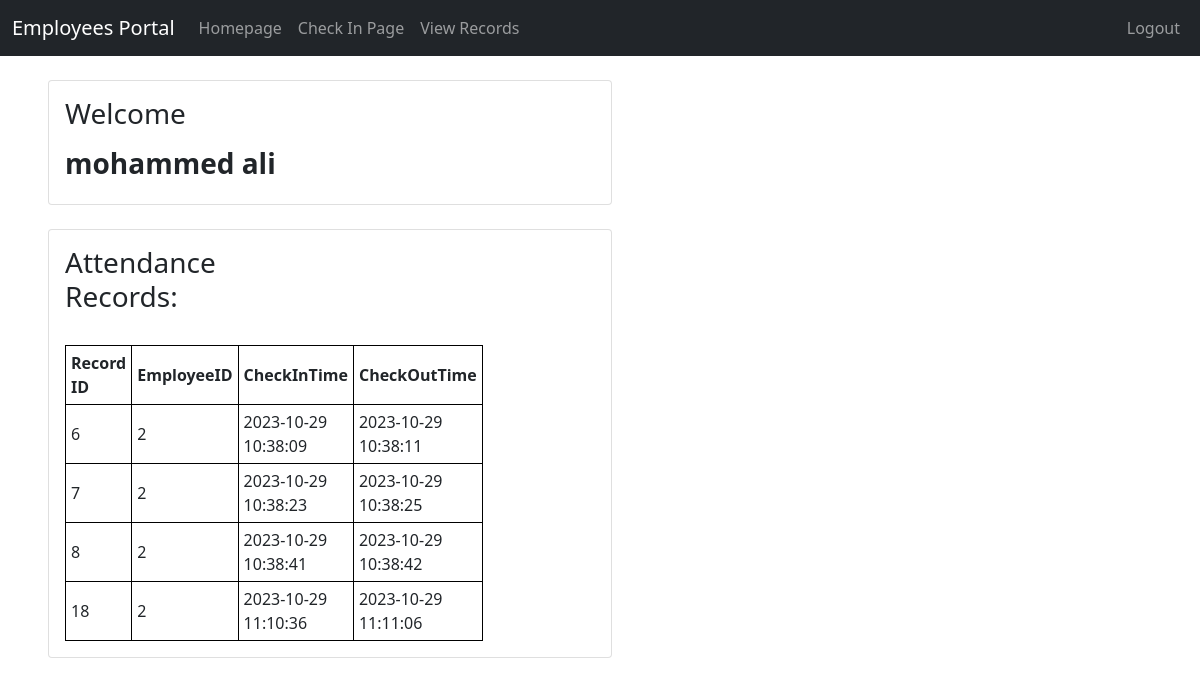
The app's page /ViewRecords.php (signed in) with its own data.
### tables this page shows
CREATE TABLE `Attendance` (
  `id` int NOT NULL AUTO_INCREMENT,
  `EmployeeID` int DEFAULT NULL,
  `CheckInTime` datetime DEFAULT NULL,
  `CheckOutTime` datetime DEFAULT NULL,
  PRIMARY KEY (`id`),
  KEY `EmployeeID` (`EmployeeID`),
  CONSTRAINT `Attendance_ibfk_1` FOREIGN KEY (`EmployeeID`) REFERENCES `Employees` (`id`)
);

### DB.php (called while the page is built, shortened)
<?php
class Database extends MySQLi
{
    private static $instance = null;
    public static function getInstance()
    {
        if (self::$instance === null) {
            self::$instance = new self("localhost", "root", "420pOg9118169", "Employees");
        }
        return self::$instance;
    }
}

### RecordsController.php (called while the page is built, shortened)
<?PHP
class RecordsController
{
    private $db;
    public function __construct()
    {
        $this->db = Database::getInstance();
    }
    public function getAllRecordsByID($id){
        $query = "SELECT * FROM Attendance WHERE EmployeeID = ?";
        $stmt = $this->db->prepare($query);
        $stmt->bind_param('i', $id);
        $stmt->execute();
        $result = $stmt->get_result();
        if ($result->num_rows > 0) {
            return $result;
        }
    }
}
?>

### ViewRecords.php (the view, shortened to what this page needs)
<?php
require_once 'DB.php';
$db = Database::getInstance();
require_once 'RecordsController.php';
$RecCon = new RecordsController();
?>
<!DOCTYPE html>
<html>
<head>
    <?php
    include 'Partials/header.php';
    ?>
</head>
<body>
    <?php
    include 'Partials/navigation.php';
    ?>
    <br>
    <div class="row" style="padding-left: 3rem;width:100%!important">
        <div class="col-md-6" style="width: 150rem;">
            <div class="card" style="width: 50%; padding: 1rem;">
                <div class="mb" style="display: flex;flex-direction: column;">
                    <div class="row">
                        <div class=" col-md-6">
                            <h3> Welcome
                                <b>
                                    <?php
                                    if (isset($_SESSION["EmployeeName"])) {
                                        echo $_SESSION["EmployeeName"];
                                    }
                                    ?>
                                </b>
                            </h3>
                        </div>
                    </div>
                </div>
            </div>
            <br>
            <div class="card" style="width: 50%; padding: 1rem;">
                <div class="mb" style="display: flex;flex-direction: column;">
                    <div class="row">
                        <div class=" col-md-6">
                            <h3> Attendance Records: </h3>
                            <br>
                            <?PHP
                            $result = $RecCon->getAllRecordsByID($_SESSION['EmployeeID']);
                            if (isset($result)) {
                                echo "<table style='border-collapse: collapse;'>";
                                echo "<tr><th style='border: 1px solid black; padding: 5px;'>Record ID</th><th style='border: 1px solid black; padding: 5px;'>EmployeeID</th><th style='border: 1px solid black; padding: 5px;'>CheckInTime</th><th style='border: 1px solid black; padding: 5px;'>CheckOutTime</th></tr>";
                                while ($row = $result->fetch_assoc()) {
                                    echo "<tr><td style='border: 1px solid black; padding: 5px;'>" . $row["id"] . "</td><td style='border: 1px solid black; padding: 5px;'>" . $row["EmployeeID"] . "</td><td style='border: 1px solid black; padding: 5px;'>" . $row["CheckInTime"] . "</td><td style='border: 1px solid black; padding: 5px;'>" . $row["CheckOutTime"] . "</td></tr>";
                                }
                                echo "</table>";
                            } else {
                                echo '<p> No records Yet </p>';
                            }
                            ?>
                        </div>
                    </div>
                </div>
            </div>
            <br>
        </div>
        <br />
    </div>
</body>
</html>

### ViewRecords.php (style rules this page uses)
html, body { width: 100% !important; height: 100%; background-color: gray; }

### records on screen
attendance: id "6", EmployeeID "2", CheckInTime "2023-10-29 10:38:09", CheckOutTime "2023-10-29 10:38:11"
attendance: id "7", EmployeeID "2", CheckInTime "2023-10-29 10:38:23", CheckOutTime "2023-10-29 10:38:25"
attendance: id "8", EmployeeID "2", CheckInTime "2023-10-29 10:38:41", CheckOutTime "2023-10-29 10:38:42"
attendance: id "18", EmployeeID "2", CheckInTime "2023-10-29 11:10:36", CheckOutTime "2023-10-29 11:11:06"

### other values on screen
$_SESSION["EmployeeName"] "mohammed ali"
